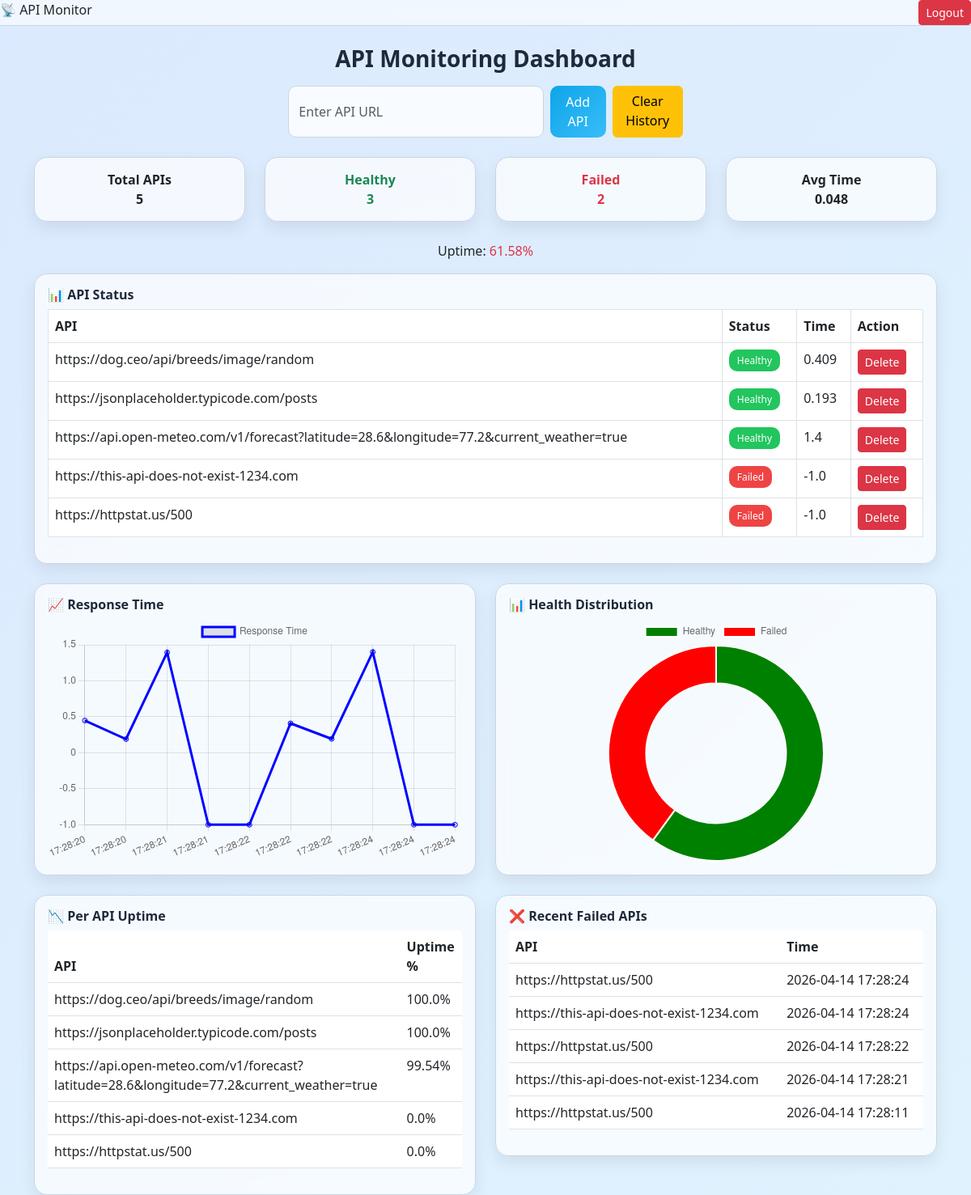
The page /dashboard (signed in) on the database as committed earlier.
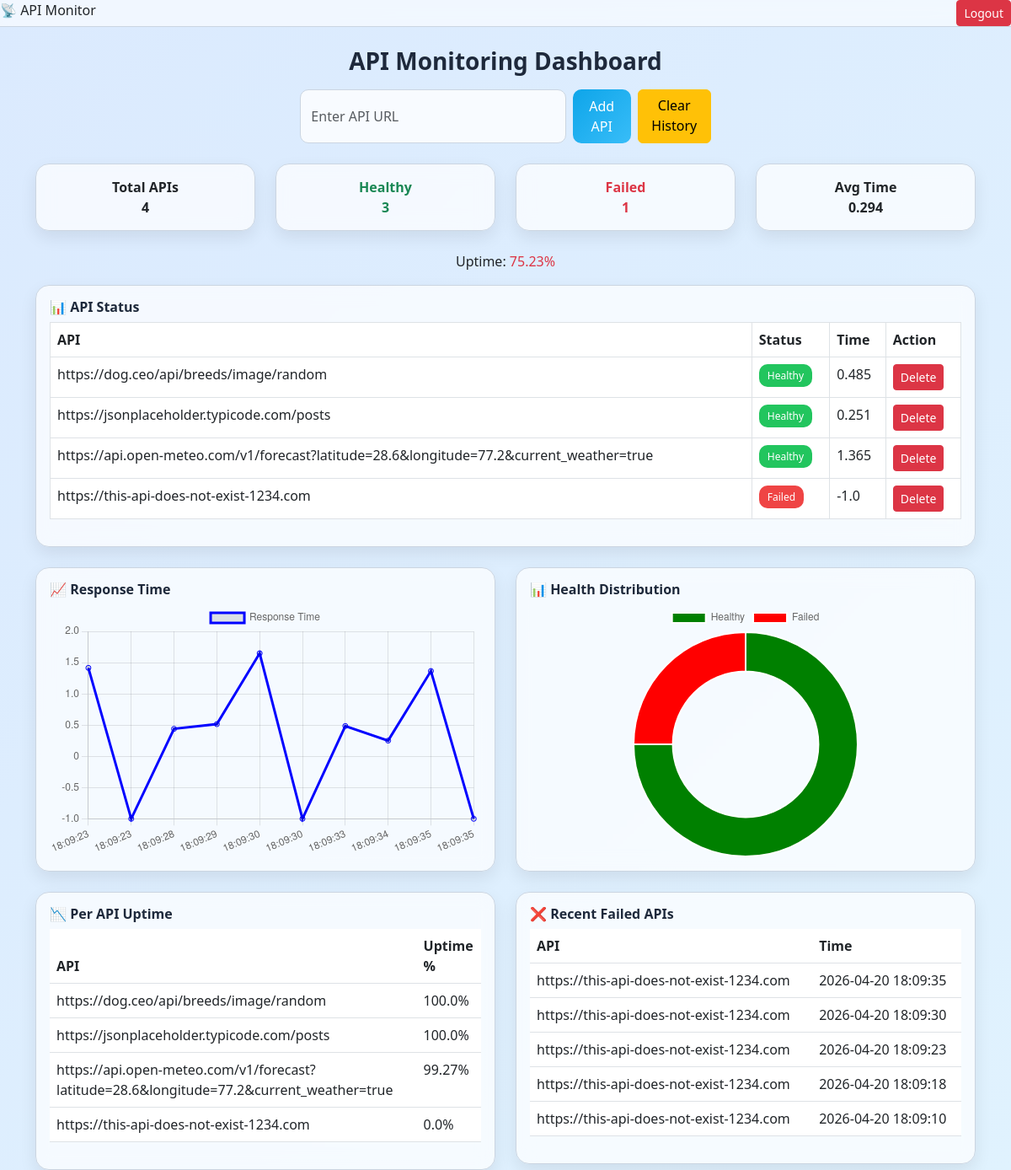
The same page on the database as committed later.
### tables this page shows
CREATE TABLE apis (
    id INTEGER PRIMARY KEY AUTOINCREMENT,
    url TEXT UNIQUE
);

CREATE TABLE logs(
    id INTEGER PRIMARY KEY AUTOINCREMENT,
    api_url TEXT,
    status_code INTEGER,
    response_time REAL,
    timestamp DATETIME DEFAULT CURRENT_TIMESTAMP
, error_type TEXT);

### app.py (the view)
    def wrapper(*args, **kwargs):
        if "user_id" not in session:
            return redirect("/login")
        return func(*args, **kwargs)

### app.py (called while the page is built)
def get_db():
    conn = sqlite3.connect(DB, timeout=10, check_same_thread=False)
    conn.row_factory = sqlite3.Row
    return conn

def login_required(func):
    def wrapper(*args, **kwargs):
        if "user_id" not in session:
            return redirect("/login")
        return func(*args, **kwargs)
    wrapper.__name__ = func.__name__
    return wrapper

### templates/dashboard.html (shortened to what this page needs)
<!DOCTYPE html>
<html lang="en">
<head>
    <link href="https://cdn.jsdelivr.net/npm/bootstrap@5.3.0/dist/css/bootstrap.min.css" rel="stylesheet">
</head>
<body>
    <div class="top-bar d-flex justify-content-between">
        <div>📡 API Monitor</div>
        <a href="/logout" class="btn btn-danger btn-sm">Logout</a>
    </div>
    <div class="container mt-4">
        <h3 class="text-center mb-3">API Monitoring Dashboard</h3>
        <div class="text-center mb-4">
            <form method="POST" action="/add_api" class="d-inline-flex gap-2">
                <input type="text" name="url" class="form-control" placeholder="Enter API URL" required>
                <button class="btn btn-custom">Add API</button>
                <a href="/clear_history" class="btn btn-warning">Clear History</a>
            </form>
        </div>
        <div class="row mb-4">
            <div class="col-md-3">
                <div class="card stat-card">Total APIs <br> {{ total }}</div>
            </div>
            <div class="col-md-3">
                <div class="card stat-card text-success">Healthy <br> {{ healthy }}</div>
            </div>
            <div class="col-md-3">
                <div class="card stat-card text-danger">Failed <br> {{ failed }}</div>
            </div>
            <div class="col-md-3">
                <div class="card stat-card">Avg Time <br> {{ avg_time }}</div>
            </div>
        </div>
        <p class="text-center">Uptime: <span class="text-danger">{{ uptime }}%</span></p>
        <div class="card p-3 mb-4">
            <h6>📊 API Status</h6>
            <table class="table table-bordered">
                <thead>
                    <tr>
                        <th>API</th>
                        <th>Status</th>
                        <th>Time</th>
                        <th>Action</th>
                    </tr>
                </thead>
                <tbody>
                    {% for api in apis %}
                    <tr>
                        <td>{{ api.url }}</td>
                        <td>
                            {% if api.status == 'Healthy' %}
                            <span class="status-badge healthy">Healthy</span>
                            {% else %}
                            <span class="status-badge failed">Failed</span>
                            {% endif %}
                        </td>
                        <td>{{ api.response_time }}</td>
                        <td>
                            <a href="/delete/{{ api.id }}" class="btn btn-danger btn-sm">Delete</a>
                        </td>
                    </tr>
                    {% endfor %}
                </tbody>
            </table>
        </div>
    <div class="row mb-4">
        <div class="col-md-6">
            <div class="card p-3">
                <h6>📈 Response Time</h6>
                <div class="chart-container">
                    <canvas id="lineChart"></canvas>
                </div>
            </div>
        </div>
        <div class="col-md-6">
            <div class="card p-3">
                <h6>📊 Health Distribution</h6>
                <div class="chart-container">
                    <canvas id="pieChart"></canvas>
                </div>
            </div>
        </div>
    </div>
        <div class="row">
            <div class="col-md-6">
                <div class="card p-3">
                    <h6>📉 Per API Uptime</h6>
                    <table class="table">
                        <thead>
                            <tr>
                                <th>API</th>
                                <th>Uptime %</th>
                            </tr>
                        </thead>
                        <tbody>
                            {% for api in apis %}
                            <tr>
                                <td>{{ api.url }}</td>
                                <td>{{ api.uptime }}%</td>
                            </tr>
                            {% endfor %}
                        </tbody>
                    </table>
                </div>
            </div>
            <div class="col-md-6">
                <div class="card p-3">
                    <h6>❌ Recent Failed APIs</h6>
                    <table class="table">
                        <thead>
                            <tr>
                                <th>API</th>
                                <th>Time</th>
                            </tr>
                        </thead>
                        <tbody>
                            {% for fail in failed_logs %}
                            <tr>
                                <td>{{ fail.url }}</td>
                                <td>{{ fail.time }}</td>
                            </tr>
                            {% endfor %}
                        </tbody>
                    </table>
                </div>
            </div>
        </div>
    </div>
    <script>
     const lineCtx = document.getElementById('lineChart');
        new Chart(lineCtx, {
            type: 'line',
            data: {
                labels: {{ chart_labels | tojson }},
            datasets: [{
                label: 'Response Time',
                data: {{ chart_data | tojson }},
            borderColor: 'blue',
            fill: false
        }]
    },
            options: {
            responsive: true,
            maintainAspectRatio: false
        }
});
    const pieCtx = document.getElementById('pieChart');
new Chart(pieCtx, {
    type: 'doughnut',
    data: {
        labels: ['Healthy', 'Failed'],
        datasets: [{
            data: [{{ healthy }}, {{ failed }}],
            backgroundColor: ['green', 'red']
        }]
    },
    options: {
        responsive: true,
        maintainAspectRatio: false,
        cutout: '65%'
    }
});
    </script>
</body>
</html>

### templates/dashboard.html (style rules this page uses)
body { background: linear-gradient(135deg, #dbeafe, #e0f2fe); font-family: 'Segoe UI', sans-serif; }
.card { background: rgba(255, 255, 255, 0.7); backdrop-filter: blur(10px); border-radius: 16px; border: 1px solid #cbd5e1; box-shadow: 0 8px 20px rgba(0,0,0,0.08); }
.stat-card { text-align: center; padding: 15px; font-weight: bold; }
.btn-custom { background: linear-gradient(135deg, #0ea5e9, #38bdf8); border: none; color: white; border-radius: 10px; padding: 8px 16px; }
.status-badge { padding: 5px 10px; border-radius: 10px; font-size: 12px; }
.healthy { background: #22c55e; color: white; }
.failed { background: #ef4444; color: white; }
h3, h6 { color: #1e293b; font-weight: 600; }
.top-bar { background: rgba(255,255,255,0.6); backdrop-filter: blur(8px); border-bottom: 1px solid #cbd5e1; }
.chart-container { position: relative; height: 300px; width: 100%; }
.row { align-items: stretch; }
input.form-control { border-radius: 10px; border: 1px solid #cbd5e1; background: rgba(255,255,255,0.8); }

Rows that differ between the two databases and show on the page:
removed apis: url "https://httpstat.us/500", shows "Failed", response_time "-1.0", uptime "0.0"
removed logs: url "https://httpstat.us/500", time "2026-04-14 17:28:24"
no longer on this page (row unchanged): logs: url "https://this-api-does-not-exist-1234.com", time "2026-04-14 17:28:24"
removed logs: url "https://httpstat.us/500", time "2026-04-14 17:28:22"
no longer on this page (row unchanged): logs: url "https://this-api-does-not-exist-1234.com", time "2026-04-14 17:28:21"
removed logs: url "https://httpstat.us/500", time "2026-04-14 17:28:11"
computed for apis "https://dog.ceo/api/breeds/image/random": response_time "0.409" → "0.485"
computed for apis "https://jsonplaceholder.typicode.com/posts": response_time "0.193" → "0.251"
computed for apis (number 3 of 4 on the later page): response_time "1.4" → "1.365"; uptime "99.54" → "99.27"
added logs: url "https://this-api-does-not-exist-1234.com", time "2026-04-20 18:09:35"
added logs: url "https://this-api-does-not-exist-1234.com", time "2026-04-20 18:09:30"
added logs: url "https://this-api-does-not-exist-1234.com", time "2026-04-20 18:09:23"
added logs: url "https://this-api-does-not-exist-1234.com", time "2026-04-20 18:09:18"
added logs: url "https://this-api-does-not-exist-1234.com", time "2026-04-20 18:09:10"
Other text that changed with them:
{{ total }}: "5" → "4"
{{ failed }}: "2" → "1"
{{ avg_time }}: "0.048" → "0.294"
{{ uptime }}: "61.58" → "75.23"
chart data {{ chart_labels | tojson }}: ["17:28:20", "17:28:20", "17:28:21", "17:28:21", "17:28:22", "17:28:22", "17:28:22", "17:28:24", "17:28:24", "17:28:24"] → ["18:09:23", "18:09:23", "18:09:28", "18:09:29", "18:09:30", "18:09:30", "18:09:33", "18:09:34", "18:09:35", "18:09:35"]
chart data {{ chart_data | tojson }}: [0.448, 0.19, 1.394, -1.0, -1.0, 0.409, 0.193, 1.4, -1.0, -1.0] → [1.415, -1.0, 0.44, 0.515, 1.649, -1.0, 0.485, 0.251, 1.365, -1.0]
chart data {{ failed }}: 2 → 1
